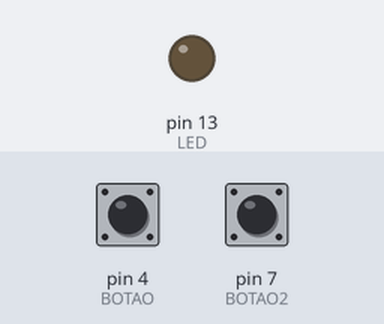
The sketch below on a simulated Arduino Uno, built with avr-gcc and run on an emulated ATmega328P. Shown: output pins drawn as LEDs (lit = HIGH). Inputs (shaded band) come from the test bench; at power-on: pin 7 (BOTAO2) LOW, pin 4 (BOTAO) LOW.

Above: at 1.2 s.
1.3 s: pin 7 (BOTAO2) pulled HIGH for 0.15 s
At 1.37 s:
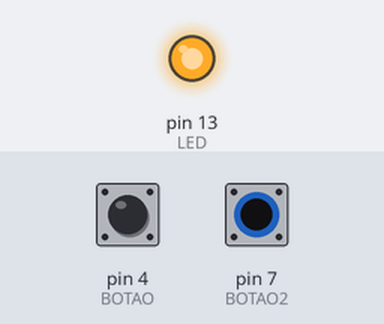
2.9 s: pin 7 (BOTAO2) pulled HIGH for 3.2 s
At 6.6 s:
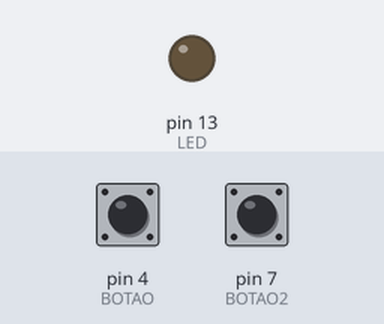
Timing chart, 0 to 8.1 s (numbered marks = the images above; inputs shaded):
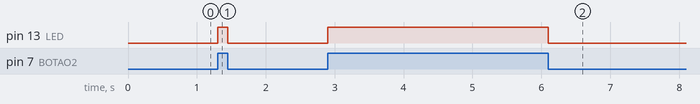

Measured:
- after the input at 1.3 s, pin 13 (LED): LOW → HIGH at once, → LOW 0.15 s later
- after the input at 2.9 s, pin 13 (LED): LOW → HIGH at once, → LOW 3.2 s later

The sketch:

sketch_nov30b.ino
```cpp
  //Variaveis
int LED=13;
int BOTAO=4;
int BOTAO2=7;
int EBotao=0;
int EBotao2=0;
void setup(){
  pinMode(LED, OUTPUT); //Liga
  pinMode(BOTAO, INPUT); //Acionamento
  pinMode(BOTAO2, INPUT); //Acionamento
}
void loop(){
  EBotao=digitalRead(BOTAO);
  EBotao2=digitalRead(BOTAO2);

  if (EBotao == 1 && EBotao2 == 1){
    digitalWrite(LED, HIGH);
    }
  else if  (EBotao == 0 && EBotao2 == 1){
    digitalWrite(LED, HIGH);
    }
   else{
     digitalWrite(LED, LOW);
   }
}
```
